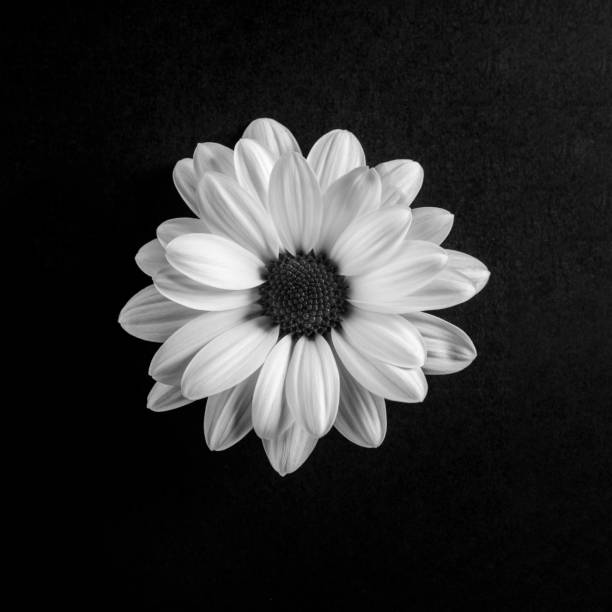
#> input picture hw1/img/grayscale_1.jpg, 612 x 612 px
$ python question2.py
#> lines starting #> are read from the running program, lines starting #| are printed output that depends on the picture
"""
  Computer Vision HW 1 - Question 2
"""
import math

import numpy as np
from PIL import Image
from matplotlib import pyplot as plt


def grayscale(rgb):
    """
    Convert the 3D RGB numpy image into
    2D grayscale image
    the values range between 0 and 255, and decimal
    :return:
    """
    out = [[0.0 for _ in range(len(rgb[0]))] for _ in range(len(rgb))]
    for i in range(len(rgb)):
        for j in range(len(rgb[0])):
            if rgb[0].ndim == 3:
                out[i][j] = (int(rgb[i][j][0]) + int(rgb[i][j][1]) + int(rgb[i][j][2])) / 3
            elif rgb[0].ndim == 2:
                out[i][j] = int(rgb[i][j][0])
            else:
                out[i][j] = int(rgb[i][j])
    return out


def histogram(matrix):
    """
    np.histogram implementation from scratch
    Assuming that input is a 2D grayscale matrix,
    and the interval start, width and count params
    for this histogram is constant:
        width = 1
        start = 0
        count = 256
    :return: frequency array, hist
    """
    hist = [0 for _ in range(256)]
    d1 = np.array(matrix).flatten()
    for i in range(len(d1)):
        index = math.floor(d1[i])
        if (index > -1) and (index < 256):
            hist[index] += 1
    return hist


def compute(pil_image):
    """
    Given a grayscale pil image,
    displays a histogram for the image
    for a grayscale histogram
    :param pil_image: input image, 2D matrix
    :return:
    """
    # convert the 3D matrix into 2D grayscale
    np_array = np.array(pil_image)
    two_d = grayscale(np_array)
    # compute a histogram out of 1D image array
    left = [i for i in range(256)]
    width = [1 for _ in range(256)]
    hist = histogram(two_d)
    plt.style.use('grayscale')
    plt.bar(left, hist, align='edge', width=width)
    plt.show()


def main():

    # convert the png into python matrix
    image1 = Image.open("img/grayscale_1.jpg")
#> image1 is the input picture: PIL image 612x612 RGB; min 0, max 255, mean 46
    image2 = Image.open("img/grayscale_2.jpg")
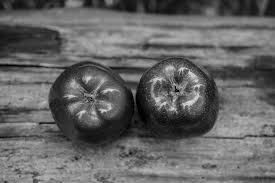
#> input picture hw1/img/grayscale_2.jpg, 275 x 183 px
#> image2 is the input picture: PIL image 275x183 RGB; min 0, max 226, mean 100.8
    image3 = Image.open("img/otsu_1.jpg")
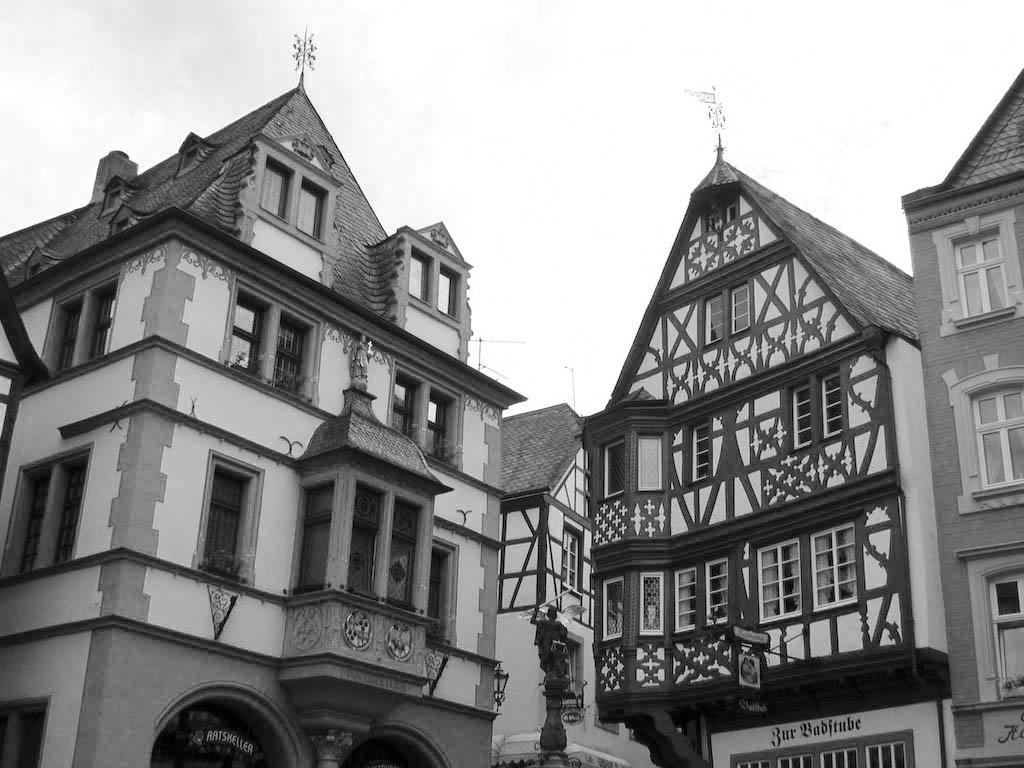
#> input picture hw1/img/otsu_1.jpg, 1024 x 768 px
#> image3 is the input picture: PIL image 1024x768 L; min 0, max 255, mean 141.3
    image4 = Image.open("img/otsu_2.png")
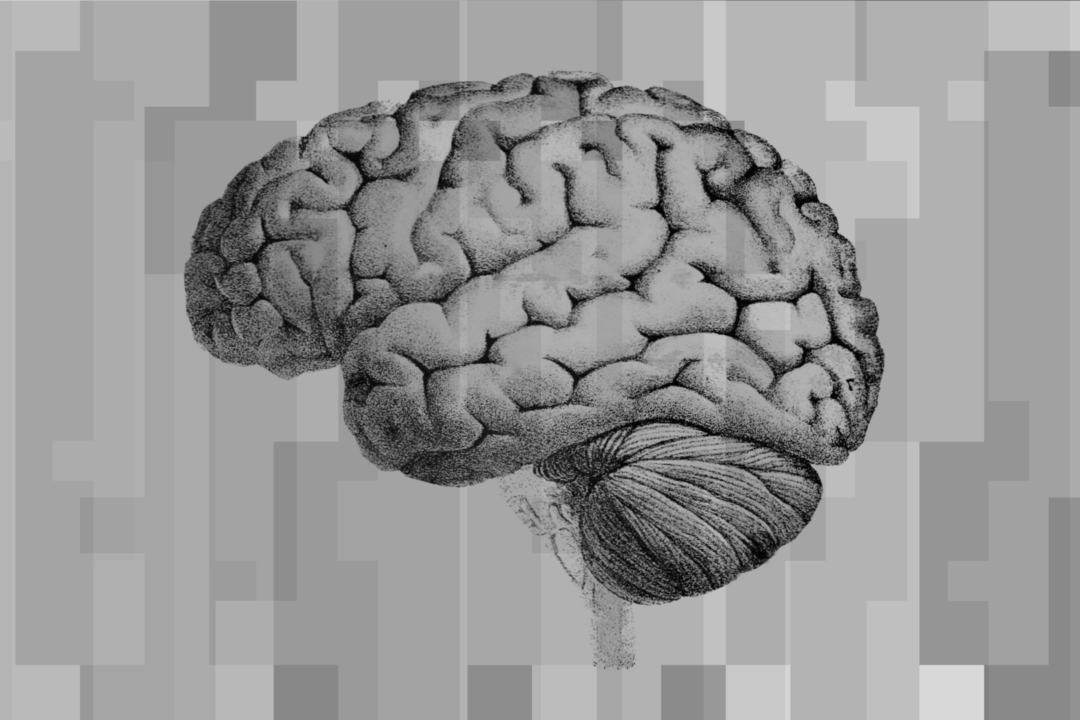
#> input picture hw1/img/otsu_2.png, 1080 x 720 px
#> image4 is the input picture: PIL image 1080x720 LA; mean R, G, B, A 151.2, 151.2, 151.2, 255
    compute(image1)
#> in grayscale, `out = [[0.0 for _ in range(len(rgb[0]))] for _ in range(len(rgb))]`: out = 612 items
#> the loop in histogram, `for i in range(len(d1)):` made 374544 passes
#> index on passes 1 to 3: 1, 1, 1
#> after the loop in histogram, `for i in range(len(d1)):`: hist = 256 values, max 68379 at index 1, min 1 at index 254, mean 1463.1
#> in compute, `plt.show()`:
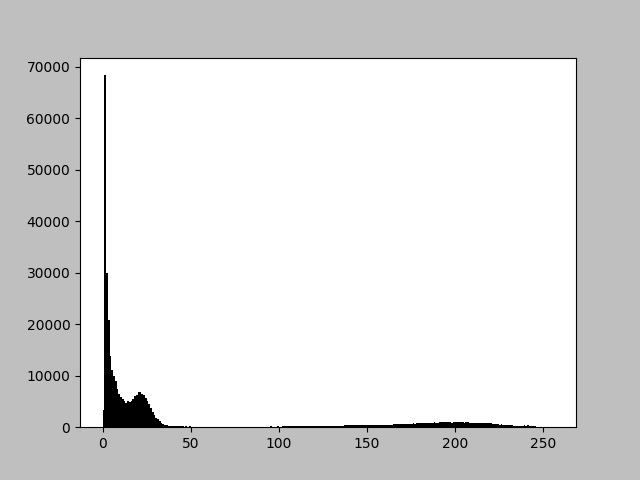
#> figure drawn by matplotlib, 1 panel; tallest bar 68379 high, from x = 1 to 2
    compute(image2)
#> in compute (call 2), `two_d = grayscale(np_array)`: two_d = 183 items
#> the loop in histogram (call 2), `for i in range(len(d1)):` made 50325 passes
#> index on passes 1 to 3: 29, 31, 34
#> in compute (call 2), `hist = histogram(two_d)`: hist = 256 values, max 623 at index 135, min 0 at index 219, mean 196.6
#> in compute (call 2), `plt.show()`:
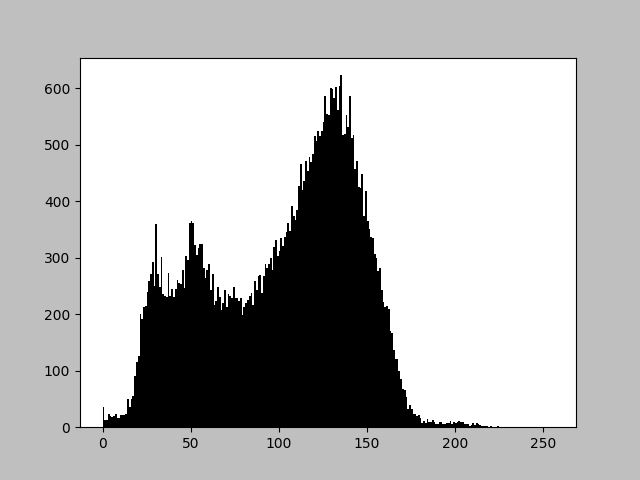
#> figure drawn by matplotlib, 1 panel; tallest bar 623 high, from x = 135 to 136
    compute(image3)
#> in compute (call 3), `two_d = grayscale(np_array)`: two_d = 768 items
#> in compute (call 3), `hist = histogram(two_d)`: hist = 256 values, max 129724 at index 255, min 73 at index 219, mean 3072
#> in compute (call 3), `plt.show()`:
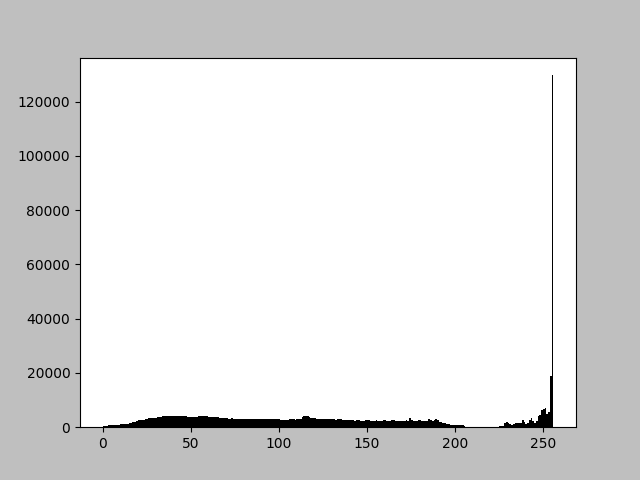
#> figure drawn by matplotlib, 1 panel; tallest bar 129724 high, from x = 255 to 256
    compute(image4)
#> in compute (call 4), `two_d = grayscale(np_array)`: two_d = 720 items
#> in compute (call 4), `hist = histogram(two_d)`: hist = 256 values, max 51994 at index 164, min 0 at index 0, mean 3037.5
#> in compute (call 4), `plt.show()`:
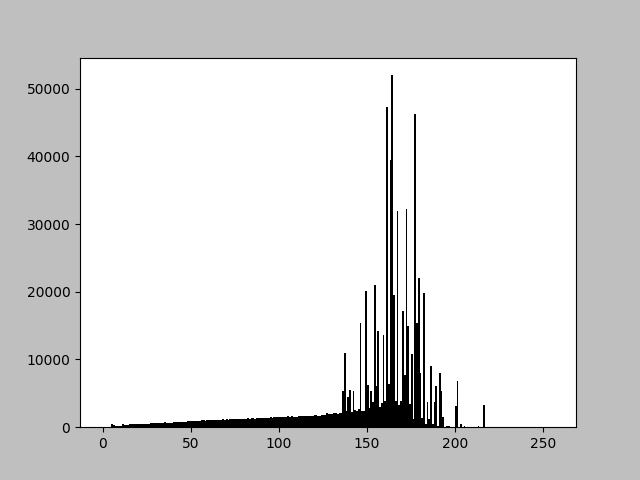
#> figure drawn by matplotlib, 1 panel; tallest bar 51994 high, from x = 164 to 165


if __name__ == '__main__':
    main()
